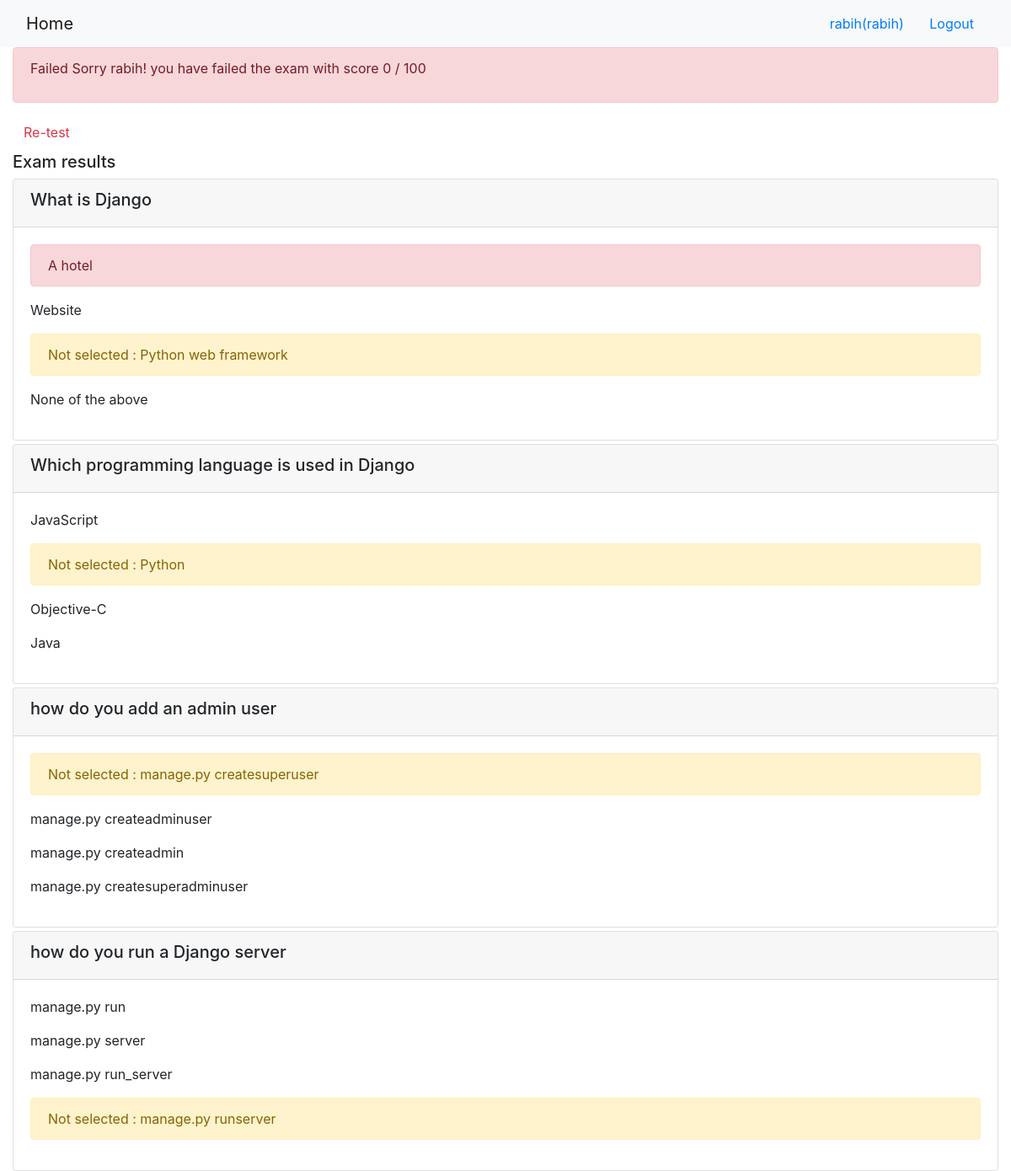
The page /onlinecourse/1/submission/1/result/ (signed in) on the database its author committed.
### onlinecourse/models.py (models this page shows)
class Question(models.Model):
    lesson = models.ForeignKey(Lesson , on_delete=models.CASCADE)
    question_text = models.TextField()
    grade = models.FloatField()
    def is_get_score(self, selected_ids):
       all_answers = self.choice_set.filter(is_correct=True).count()
       selected_correct = self.choice_set.filter(is_correct=True, id__in=selected_ids).count()
       selected_incorrect = self.choice_set.filter(is_correct=False, id__in=selected_ids).count()
       if all_answers == (selected_correct - selected_incorrect):
           return True
       else:
           return False

class Choice(models.Model):
    question = models.ForeignKey(Question , on_delete=models.CASCADE)
    choice_text = models.TextField()
    is_correct = models.BooleanField(default=False)

### onlinecourse/views.py (the view)
# urls.py: path('<int:course_id>/submission/<int:submission_id>/result/', views.show_exam_result, name='show_exam_result'),
def show_exam_result(request, course_id, submission_id):
    course = Course.objects.get(pk=course_id)
    submission = Submission.objects.get(pk=submission_id)
    choices = submission.choices.all()
    lesson = Lesson.objects.get(pk=submission.choices.first().question.lesson.pk)
    questions = lesson.question_set.all()
    total_score = 0
    grade = 0
    for question in questions:
        total_score += question.grade
        if question.is_get_score(choices):
            grade += question.grade
    total_grade = (grade/total_score)*100
    context = {
        'course' : course,
        'submission' : submission,
        'choices' : choices,
        'grade' : int(total_grade),
        'total_score' : int(total_score),
        'questions' : questions
    }
    return render(request, 'onlinecourse/exam_result_bootstrap.html', context)

### onlinecourse/templates/onlinecourse/exam_result_bootstrap.html (shortened to what this page needs)
<!DOCTYPE html>
<html lang="en">
<head>
    {% load static %}
    <link rel="stylesheet" href="https://maxcdn.bootstrapcdn.com/bootstrap/4.5.2/css/bootstrap.min.css">
</head>
<body>
 <nav class="navbar navbar-light bg-light">
    <div class="container-fluid">
        <div class="navbar-header">
              <a class="navbar-brand" href="{% url 'onlinecourse:index' %}">Home</a>
        </div>
        <ul class="nav navbar-nav navbar-right">
            {% if user.is_authenticated %}
            <li>
                <a class="btn btn-link" href="#">{{ user.first_name }}({{ user.username }})</a>
                <a class="btn btn-link" href="{% url 'onlinecourse:logout' %}">Logout</a>
            </li>
            {% endif %}
        </ul>
    </div>
</nav>
<div class="container-fluid">
    {% if grade > 80 %}
    <div class="alert alert-success">
       <p>Congratulations, {{ user.username }}! You have passed the exam and completed the course with score {{grade}} / {{total_score}}<p>
    </div>
        {% else %}
        <div class="alert alert-danger">
                <p>Failed Sorry {{ user.username }}! you have failed the exam with score {{grade}} / {{total_score}}<p>
        </div>
        <a class="btn btn-link text-danger" href="{% url 'onlinecourse:course_details' course.id %}">Re-test</a>
        {% endif %}
        <div class="card-columns-vertical mt-1">
        <h5 class="">Exam results</h5>
            {% for question in questions %}
            <div class="card mt-1">
                <div class="card-header"><h5>{{ question.question_text }}</h5></div>
                <div class="card-body">
                    {% for choice in question.choice_set.all %}
                        {% if choice in choices%}
                            {% if choice.is_correct%}
                                <p class="alert alert-success">{{choice.choice_text}}<p>
                            {% else %}
                                <p class="alert alert-danger">{{choice.choice_text}}<p>
                            {% endif %}
                        {% else %}
                            {% if choice.is_correct %}
                                <p class="alert alert-warning">Not selected : {{choice.choice_text}}<p>
                            {% else %}
                                <p>{{choice.choice_text}}<p>
                            {% endif %}
                        {% endif %}
                    {% endfor %}
                </div>
            </div>
            {% endfor %}
        </div>
    </div>
</body>
</html>

### rows shown on the page
Question: question_text "What is Django"
Choice: choice_text "A hotel"
Choice: choice_text "Website"
Choice: choice_text "Python web framework"
Choice: choice_text "None of the above"
Question: question_text "Which programming language is used in Django"
Choice: choice_text "JavaScript"
Choice: choice_text "Python"
Choice: choice_text "Objective-C"
Choice: choice_text "Java"
Question: question_text "how do you add an admin user"
Choice: choice_text "manage.py createsuperuser"
Choice: choice_text "manage.py createadminuser"
Choice: choice_text "manage.py createadmin"
Choice: choice_text "manage.py createsuperadminuser"
Question: question_text "how do you run a Django server"
Choice: choice_text "manage.py run"
Choice: choice_text "manage.py server"
Choice: choice_text "manage.py run_server"
Choice: choice_text "manage.py runserver"

### other values the page prints
{{ user.first_name }} "rabih"
{{ user.username }} "rabih"
{{ grade }} "0"
{{ total_score }} "100"
